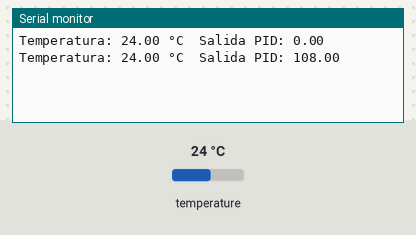
This sketch was run on a simulated Arduino Uno, built with avr-gcc and run on an emulated ATmega328P. Parts: the last lines printed to the serial monitor. The inputs (shaded band) are chosen by the test bench; at power-on: temperature 24 °C.

Above: at 3.3 s.
3.4 s: temperature set to 12 °C
At 4.8 s:
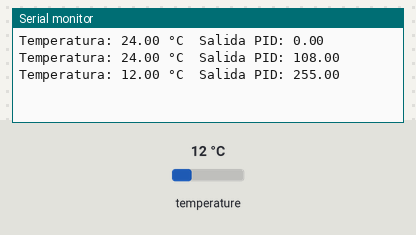
5.9 s: temperature set to 19 °C
At 7.3 s:
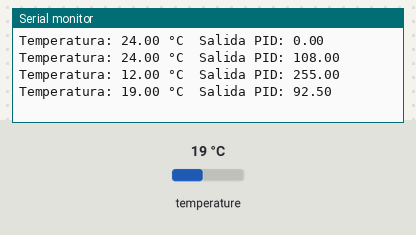
Timing chart, 0 to 8.9 s (numbered marks = the images above; inputs shaded):
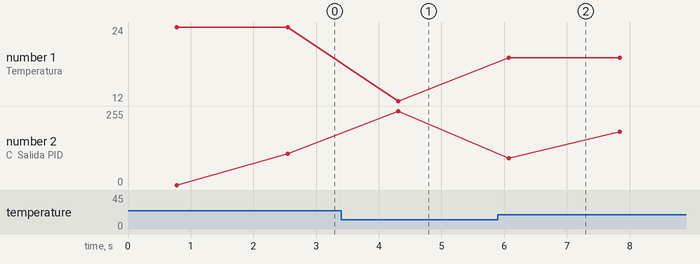

Measured:
- after the input at 3.4 s, the serial monitor: prints a new line after 0.91 s (image 1)
- after the input at 5.9 s, the serial monitor: prints a new line after 0.18 s (image 2)
- plotted number 1: 24 → 12 after the input at 3.4 s, 12 → 19 after the input at 5.9 s
- plotted number 2: 108 → 255 after the input at 3.4 s, 255 → 244.5 after the input at 5.9 s

The sketch:

Control-de-Temperatura.ino
```cpp
#include <PID_v1.h>
#include <OneWire.h>
#include <DallasTemperature.h>

// Pin donde se conecta el sensor DS18B20
#define ONE_WIRE_BUS 2
OneWire oneWire(ONE_WIRE_BUS);
DallasTemperature sensors(&oneWire);

// Pin para controlar el SSR (asegúrate de que acepte señal PWM)
#define SSR_PIN 9

// Variables para PID
double Setpoint, Input, Output;
// Ajusta estos parámetros según tu sistema
double Kp = 2.0, Ki = 5.0, Kd = 1.0;

// Crea el objeto PID
PID myPID(&Input, &Output, &Setpoint, Kp, Ki, Kd, DIRECT);

void setup() {
  Serial.begin(9600);
  sensors.begin();

  // Inicializa el pin del SSR
  pinMode(SSR_PIN, OUTPUT);

  // Define el setpoint deseado (por ejemplo, 60°C, ajusta según tu necesidad)
  Setpoint = 60.0;

  // Inicializa el PID
  myPID.SetMode(AUTOMATIC);
  // Ajusta el rango de salida acorde a la señal PWM (0-255)
  myPID.SetOutputLimits(0, 255);
}

void loop() {
  // Solicita al sensor la temperatura
  sensors.requestTemperatures();
  Input = sensors.getTempCByIndex(0);  // Obtiene la temperatura del primer sensor

  // Calcula la salida del PID
  myPID.Compute();

  // Aplica la salida al SSR. Si el SSR solo opera como interruptor digital,
  // podrías usar un umbral (por ejemplo, si Output > 127, encender; sino, apagar)
  analogWrite(SSR_PIN, (int)Output);

  // Imprime la temperatura y la salida para diagnóstico
  Serial.print("Temperatura: ");
  Serial.print(Input);
  Serial.print(" °C\tSalida PID: ");
  Serial.println(Output);

  delay(1000); // Espera 1 segundo entre lecturas (ajustable según necesidad)
}
```
